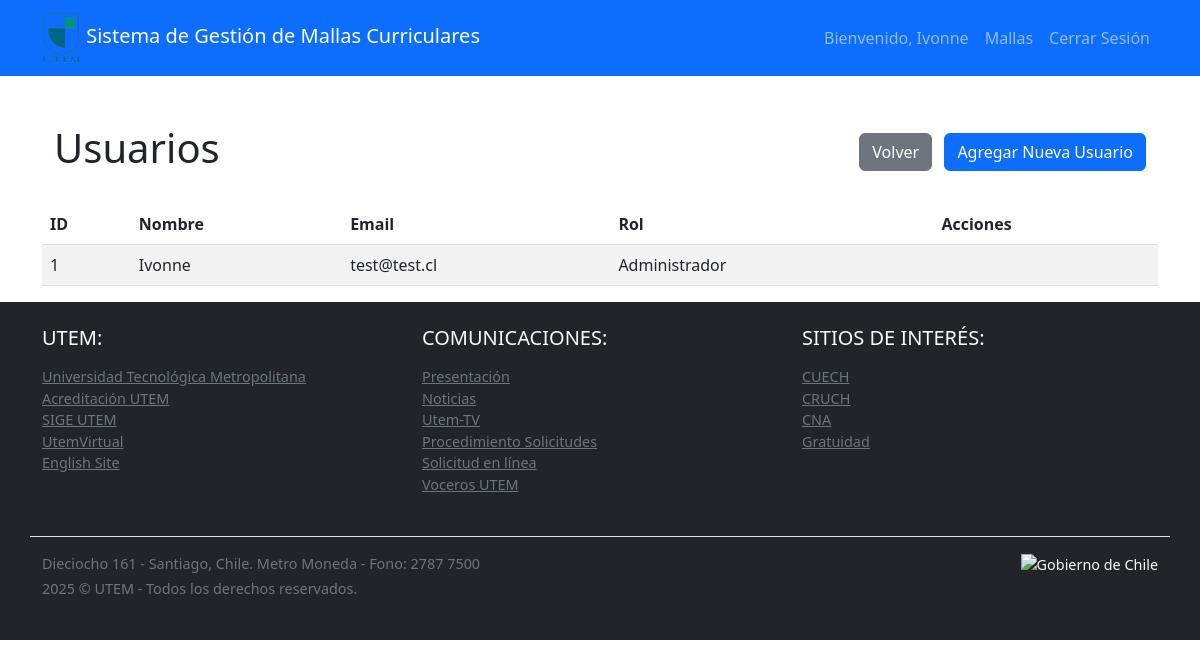
The app's page /src/admin/usuarios.php (signed in) with its own data.
### tables this page shows
CREATE TABLE `usuarios` (
  `id` int(11) NOT NULL,
  `nombre` varchar(100) NOT NULL,
  `email` varchar(100) NOT NULL,
  `password` varchar(255) NOT NULL,
  `role` int(11) NOT NULL,
  `created_at` timestamp NOT NULL DEFAULT current_timestamp()
);

### config/database.php (called while the page is built, shortened)
<?php
class Database {
    private $host = 'localhost';
    private $usuario = 'root';
    private $password = '';
    private $database = 'utem_curriculum';
    public function conectar() {
        try {
            $this->conexion = new PDO(
                "mysql:host={$this->host};dbname={$this->database}",
                $this->usuario,
                $this->password
            );
            $this->conexion->setAttribute(PDO::ATTR_ERRMODE, PDO::ERRMODE_EXCEPTION);
            return $this->conexion;
        } catch(PDOException $e) {
            die("Error de conexión: " . $e->getMessage());
        }
    }
}
?>

### src/models/Usuario.php (called while the page is built, shortened)
<?php
class Usuario {
    private $conexion;
    public function __construct($db) {
        $this->conexion = $db;
    }
    public function obtenerTodos() {
        $stmt = $this->conexion->query("SELECT * FROM usuarios ORDER BY id");
        return $stmt->fetchAll(PDO::FETCH_ASSOC);
    }
}
?>

### src/admin/usuarios.php (the view, shortened to what this page needs)
<?php
require_once '../../config/database.php';
require_once '../../src/models/Usuario.php';
$db = new Database();
$usuario = new Usuario($db->conectar());
$usuarios = $usuario->obtenerTodos();
?>
<!DOCTYPE html>
<html lang="es">
<head>
    <link href="https://cdn.jsdelivr.net/npm/bootstrap@5.2.3/dist/css/bootstrap.min.css" rel="stylesheet">
</head>
<body>
    <?php include '../../includes/header.php'; ?>
    <div class="container mt-5">
        <div class="container-fluid mb-4">
            <div class="row align-items-center">
                <div class="col">
                <h1>Usuarios</h1>
                </div>
                <div class="col-auto">
                <a href="dashboard.php" class="btn btn-secondary me-2">Volver</a>
                <a href="agregar_usuario.php" class="btn btn-primary">Agregar Nueva Usuario</a>
                </div>
            </div>
        </div>
        <table class="table table-striped">
            <thead>
                <tr>
                    <th>ID</th>
                    <th>Nombre</th>
                    <th>Email</th>
                    <th>Rol</th>
                    <th>Acciones</th>
                </tr>
            </thead>
            <tbody>
                <?php foreach ($usuarios as $u): ?>
                <tr>
                    <td><?php echo $u['id']; ?></td>
                    <td><?php echo htmlspecialchars($u['nombre']); ?></td>
                    <td><?php echo htmlspecialchars($u['email']); ?></td>
                    <td><?php echo $u['role'] == 1 ? 'Administrador' : 'Usuario'; ?></td>
                    <td>
                    </td>
                </tr>
                <?php endforeach; ?>
            </tbody>
        </table>
    </div>
    <?php include '../../includes/footer.php'; ?>
</body>
</html>

### records on screen
usuarios: id "1", nombre "Ivonne", email "test@test.cl", role "Administrador"

### other values on screen
$_SESSION['nombre'] "Ivonne"
